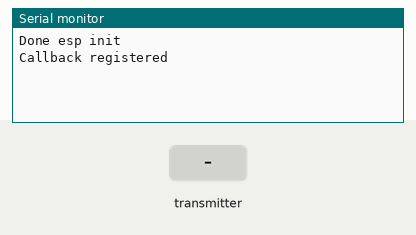
The sketch below on a simulated ESP32. Shown: the last lines printed to the serial monitor. The inputs (shaded band) are chosen by the test bench. WiFi joins after 1.5 s; servers stay silent unless stated.

Above: at 1.2 s.
1.3 s: the transmitter starts sending a = 0
At 1.61 s:
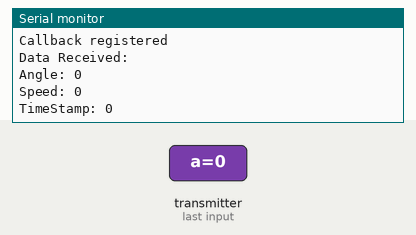
2.8 s: the transmitter starts sending s = 1024
4.3 s: the transmitter starts sending t = 1024
At 4.61 s:
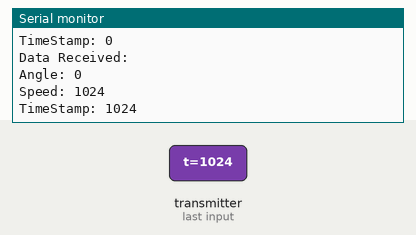
5.8 s: the transmitter starts sending a = 1024
7.3 s: the transmitter starts sending s = 2048
8.8 s: the transmitter starts sending t = 2048
At 9.11 s:
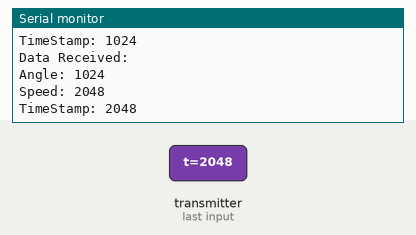
Timing chart, 0 to 11.3 s (numbered marks = the images above; inputs shaded):
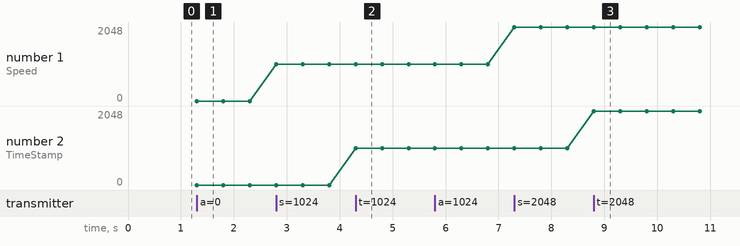

Measured:
- after the input at 1.3 s, the serial monitor: prints a new line at once (image 1)
- after the input at 4.3 s, the serial monitor: prints a new line at once (image 2)
- after the input at 8.8 s, the serial monitor: prints a new line at once (image 3)
- plotted number 1: 0 → 1024 after the input at 2.8 s, 1024 → 2048 after the input at 7.3 s

The sketch:

ESP_Now_Receiver_Master_.ino
```cpp
/*
 Name:		ESP_Now_Receiver_Master_.ino
 Created:	2/10/2021 5:40:39 PM
 Author:	Jesse Federkiewicz
*/

#include "esp_now_receiver.h"

// the setup function runs once when you press reset or power the board
void setup() {
	Main();
}

// the loop function runs over and over again until power down or reset
void loop() {

}
```

esp_now_receiver.cpp
```cpp
#include "esp_now_receiver.h"
#include "esp_now_receiver.h"
#include <esp_now.h>
#include <WiFi.h>

//Data to send
typedef struct dbData {
	int a;
	int s;
	int t;
} dbData;

// Create a struct_message called myData
dbData receivedData;

// callback function that will be executed when data is received
void DataReceived(const uint8_t* mac, const uint8_t* data, int len) {
	Serial.println("Data Received:");
	memcpy(&receivedData, data, sizeof(receivedData));
	Serial.print("Angle: ");
	Serial.println(receivedData.a);
	Serial.print("Speed: ");
	Serial.println(receivedData.s);
	Serial.print("TimeStamp: ");
	Serial.println(receivedData.t);
}

void Main()
{
	// Initialize Serial Monitor
	Serial.begin(115200);

	// Set device as a Wi-Fi Station
	WiFi.mode(WIFI_AP_STA);	//can be WiFi_AP_STA

	// Init ESP-NOW
	if (esp_now_init() != ESP_OK) {
		Serial.println("Error initializing ESP-NOW");
		return;
	}

	Serial.println("Done esp init");

	//char* jesseSsid = "Cappy";
	//char* jessePass = "ThisIs@nAdequateP@ss123";

	//WiFi.begin(jesseSsid, jessePass);

	//while (WiFi.status() != WL_CONNECTED);

	//Serial.println("Wifi Connected");

	// Once ESPNow is successfully Init, we will register for recv CB to
	// get recv packer info
	esp_now_register_recv_cb(DataReceived);
	Serial.println("Callback registered");
}
```

esp_now_receiver.h
```cpp
// esp_now_receiver.h

#ifndef _ESP_NOW_RECEIVER_h
#define _ESP_NOW_RECEIVER_h

#if defined(ARDUINO) && ARDUINO >= 100
	#include "arduino.h"
#else
	#include "WProgram.h"
#endif

void Main();

#endif
```
